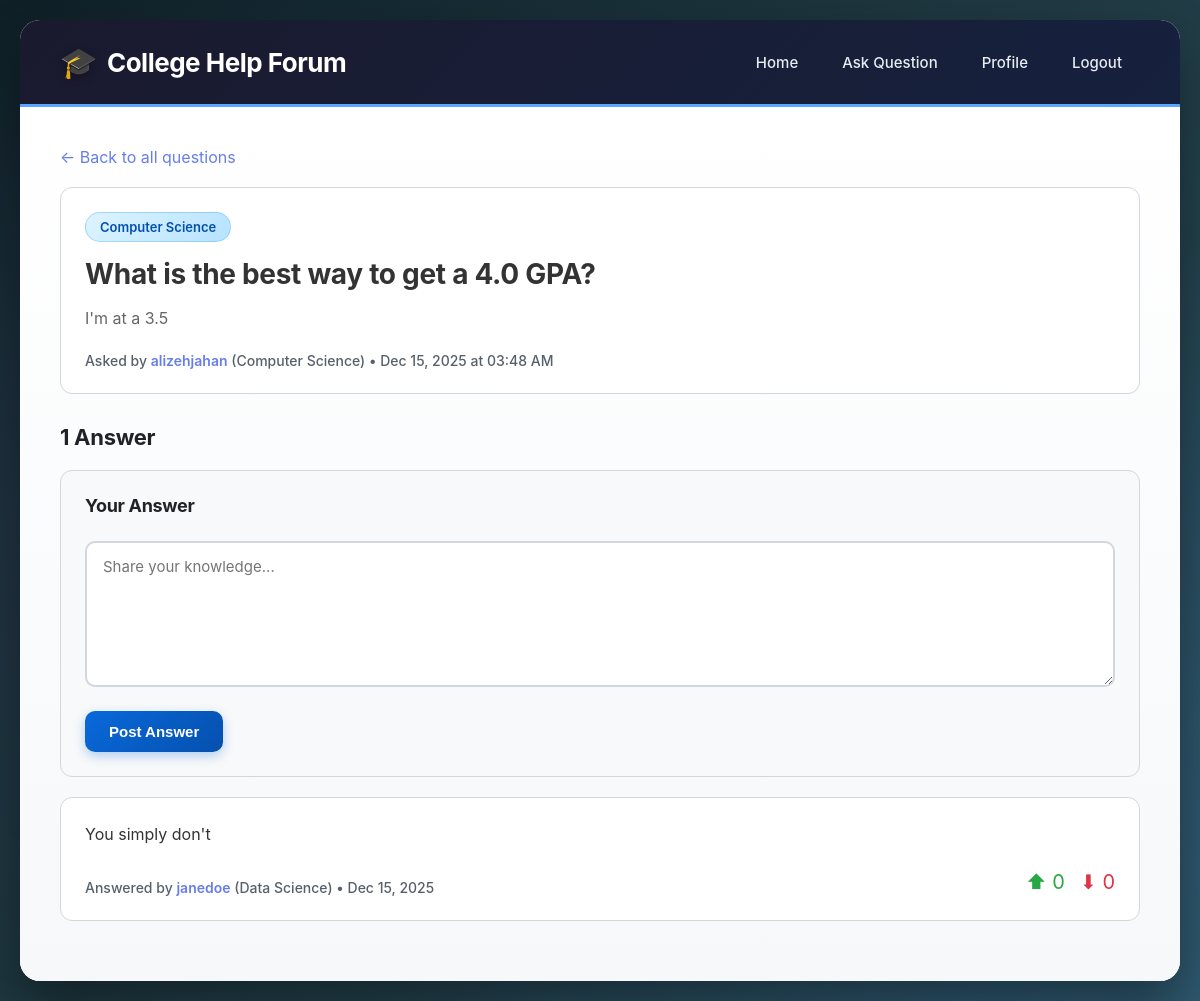
Page /question/1 (signed in) on the committed database.
### app.py (models this page shows)
class Topic(db.Model):
    id = db.Column(db.Integer, primary_key=True)
    name = db.Column(db.String(50), unique=True, nullable=False)
    description = db.Column(db.String(200))
    questions = db.relationship('Question', backref='topic', lazy=True)

class Question(db.Model):
    id = db.Column(db.Integer, primary_key=True)
    title = db.Column(db.String(200), nullable=False)
    content = db.Column(db.Text, nullable=False)
    created_at = db.Column(db.DateTime, default=datetime.utcnow)
    user_id = db.Column(db.Integer, db.ForeignKey('user.id'), nullable=False)
    topic_id = db.Column(db.Integer, db.ForeignKey('topic.id'), nullable=False)
    answers = db.relationship('Answer', backref='question', lazy=True, cascade='all, delete-orphan')

class User(db.Model):
    id = db.Column(db.Integer, primary_key=True)
    username = db.Column(db.String(80), unique=True, nullable=False)
    password_hash = db.Column(db.String(200), nullable=False)
    major = db.Column(db.String(100))
    year = db.Column(db.String(20))
    created_at = db.Column(db.DateTime, default=datetime.utcnow)
    questions = db.relationship('Question', backref='author', lazy=True)
    answers = db.relationship('Answer', backref='author', lazy=True)

class Answer(db.Model):
    id = db.Column(db.Integer, primary_key=True)
    content = db.Column(db.Text, nullable=False)
    created_at = db.Column(db.DateTime, default=datetime.utcnow)
    upvotes = db.Column(db.Integer, default=0)
    downvotes = db.Column(db.Integer, default=0)
    user_id = db.Column(db.Integer, db.ForeignKey('user.id'), nullable=False)
    question_id = db.Column(db.Integer, db.ForeignKey('question.id'), nullable=False)
    votes = db.relationship('Vote', backref='answer', lazy=True, cascade='all, delete-orphan')

### app.py (the view, shortened to what this page needs)
@app.route('/question/<int:question_id>', methods=['GET', 'POST'])
def view_question(question_id):
    question = Question.query.get_or_404(question_id)
    answers = Answer.query.filter_by(question_id=question_id).order_by(Answer.upvotes.desc()).all()
    return render_template('question.html', question=question, answers=answers)

### templates/question.html (shortened to what this page needs)
{% extends "base.html" %}
{% block content %}
<div style="margin-bottom: 20px;">
    <a href="{{ url_for('index') }}" style="color: #667eea; text-decoration: none;">← Back to all questions</a>
</div>
<div class="card">
    <span class="topic-badge">{{ question.topic.name }}</span>
    <h2 style="margin: 15px 0; color: #333;">{{ question.title }}</h2>
    <p style="color: #666; line-height: 1.6; white-space: pre-wrap;">{{ question.content }}</p>
    <div class="user-info" style="margin-top: 20px;">
        Asked by <a href="{{ url_for('profile', username=question.author.username) }}" style="color: #667eea;">{{ question.author.username }}</a>
        {% if question.author.major %} ({{ question.author.major }}){% endif %}
        • {{ question.created_at.strftime('%b %d, %Y at %I:%M %p') }}
    </div>
</div>
<h3 style="margin: 30px 0 20px 0;">{{ answers|length }} Answer{% if answers|length != 1 %}s{% endif %}</h3>
{% if session.user_id %}
    <div class="card" style="background: #f8f9fa;">
        <h4 style="margin-bottom: 15px;">Your Answer</h4>
        <form method="POST" action="{{ url_for('view_question', question_id=question.id) }}">
            <textarea name="content" rows="6" placeholder="Share your knowledge..." required></textarea>
            <button type="submit" class="btn" style="margin-top: 10px;">Post Answer</button>
        </form>
    </div>
{% else %}
    <div class="card" style="background: #f8f9fa; text-align: center;">
        <p style="color: #666;">Please <a href="{{ url_for('login') }}" style="color: #667eea;">login</a> to post an answer</p>
    </div>
{% endif %}
{% for answer in answers %}
    <div class="card">
        <p style="color: #333; line-height: 1.6; white-space: pre-wrap;">{{ answer.content }}</p>
        <div style="display: flex; justify-content: space-between; align-items: center; margin-top: 20px;">
            <div class="user-info">
                Answered by <a href="{{ url_for('profile', username=answer.author.username) }}" style="color: #667eea;">{{ answer.author.username }}</a>
                {% if answer.author.major %} ({{ answer.author.major }}){% endif %}
                • {{ answer.created_at.strftime('%b %d, %Y') }}
            </div>
            {% if session.user_id %}
                <div style="display: flex; gap: 15px; align-items: center;">
                    <a href="{{ url_for('vote', answer_id=answer.id, vote_type='upvote') }}" style="text-decoration: none; color: #28a745; font-size: 20px;" title="Upvote">
                        ⬆ {{ answer.upvotes }}
                    </a>
                    <a href="{{ url_for('vote', answer_id=answer.id, vote_type='downvote') }}" style="text-decoration: none; color: #dc3545; font-size: 20px;" title="Downvote">
                        ⬇ {{ answer.downvotes }}
                    </a>
                </div>
            {% else %}
                <div style="color: #666;">
                    ⬆ {{ answer.upvotes }} | ⬇ {{ answer.downvotes }}
                </div>
            {% endif %}
        </div>
    </div>
{% endfor %}
{% endblock %}

### templates/base.html (style rules this page uses)
* { margin: 0; padding: 0; box-sizing: border-box; }
body { font-family: 'Inter', -apple-system, BlinkMacSystemFont, 'Segoe UI', Roboto, sans-serif; background: linear-gradient(135deg, #0f2027 0%, #203a43 50%, #2c5364 100%); min-height: 100vh; padding: 20px; position: relative; }
body::before { content: ''; position: fixed; top: 0; left: 0; width: 100%; height: 100%; background-image: radial-gradient(circle at 20% 50%, rgba(120, 119, 198, 0.15) 0%, transparent 50%), radial-gradient(circle at 80% 80%, rgba(88, 166, 255, 0.15) 0%, transparent 50%); pointer-events: none; z-index: 0; }
.btn { display: inline-block; padding: 12px 24px; background: linear-gradient(135deg, #0969da 0%, #0550ae 100%); color: white; text-decoration: none; border-radius: 10px; border: none; cursor: pointer; font-size: 15px; font-weight: 600; transition: all 0.3s ease; box-shadow: 0 4px 12px rgba(9, 105, 218, 0.3); }
input, textarea, select { width: 100%; padding: 14px 16px; margin: 10px 0; border: 2px solid #d0d7de; border-radius: 10px; font-size: 15px; background: #ffffff; transition: all 0.3s ease; font-family: inherit; }
.card { background: white; border: 1px solid #d0d7de; border-radius: 12px; padding: 24px; margin-bottom: 20px; transition: all 0.3s ease; position: relative; }
.card::before { content: ''; position: absolute; top: 0; left: 0; width: 4px; height: 0; background: linear-gradient(180deg, #0969da 0%, #58a6ff 100%); border-radius: 12px 0 0 12px; transition: height 0.3s ease; }
.user-info { color: #57606a; font-size: 14px; margin-top: 12px; font-weight: 500; }
.user-info a { color: #0969da; text-decoration: none; font-weight: 600; }
.topic-badge { display: inline-block; background: linear-gradient(135deg, #ddf4ff 0%, #b6e3ff 100%); color: #0550ae; padding: 6px 14px; border-radius: 20px; font-size: 13px; margin-right: 8px; font-weight: 600; border: 1px solid #54aeff66; transition: all 0.2s ease; }
h2, h3, h4 { color: #1f2328; font-weight: 700; letter-spacing: -0.3px; }
h2 { font-size: 28px; margin-bottom: 12px; }
h3 { font-size: 22px; margin-bottom: 10px; }
h4 { font-size: 18px; }

### rows in the picture
Topic: topic.name "Computer Science"
Question: title "What is the best way to get a 4.0 GPA?", content "I'm at a 3.5", created_at "Dec 15, 2025 at 03:48 AM"
User: author.username "alizehjahan", author.major "Computer Science"
Answer: content "You simply don't", author.username "janedoe", author.major "Data Science", created_at "Dec 15, 2025", upvotes "0", downvotes "0"

### other values in the picture
{{ answers|length }} "1"
